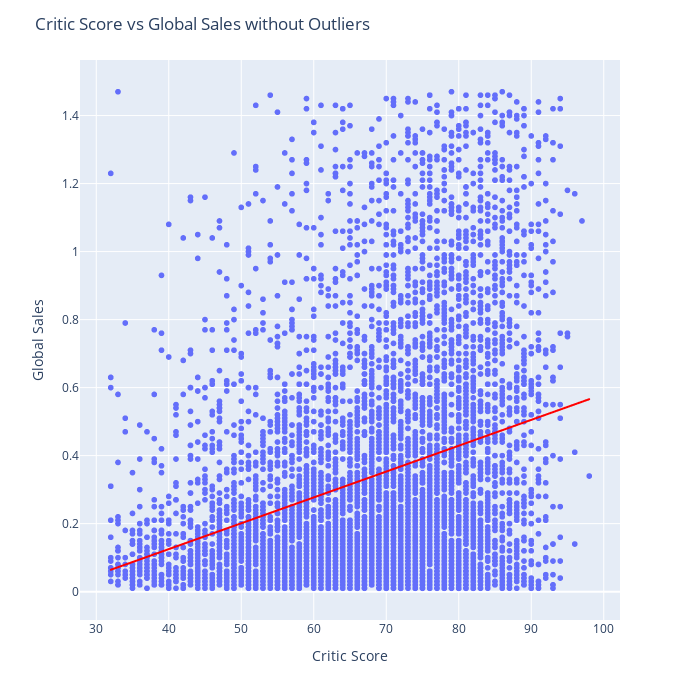

Here is the notebook cell this chart was saved with:
### Markdown cell above
Relatinoship between Global Sales and Critic Score

### Code cell
# Function for removing outlier
def remove_outliers(df, column):
    Q1 = df[column].quantile(0.25)
    Q3 = df[column].quantile(0.75)
    IQR = Q3 - Q1
    lower_bound = Q1 - 1.5 * IQR
    upper_bound = Q3 + 1.5 * IQR
    return df[(df[column] >= lower_bound) & (df[column] <= upper_bound)]

# Remove outliers 
filtered_df = remove_outliers(df, 'Critic_Score')
filtered_df = remove_outliers(filtered_df, 'Global_Sales')

# Create Scatter plot
fig = px.scatter(
    data_frame=filtered_df,
    x='Critic_Score',
    y='Global_Sales',
    trendline='ols', 
    width=700,
    height=700
)

# Update Layout
fig.update_layout(
    title='Critic Score vs Global Sales without Outliers',
    xaxis_title='Critic Score',
    yaxis_title='Global Sales',
)

# Update color of the ols trendline
fig.update_traces(name='trendline', line=dict(color='red'))

fig.show()

### Figure 1 — Plotly figure (JSON) as saved in the notebook; plotly's stock layout.template omitted (floating-point values rounded to 4 significant figures; data arrays with more than 128 entries replaced by an {"elided": "..."} marker saying what was removed)
{"data": [{"hovertemplate": "Critic_Score=%{x}<br>Global_Sales=%{y}<extra></extra>", "legendgroup": "", "line": {"color": "red"}, "marker": {"color": "#636efa", "symbol": "circle"}, "mode": "markers", "name": "trendline", "showlegend": false, "type": "scattergl", "x": {"elided": "7169 int values"}, "xaxis": "x", "y": {"elided": "7169 float values"}, "yaxis": "y"}, {"hovertemplate": "<b>OLS trendline</b><br>Global_Sales = 0.00760092 * Critic_Score + -0.178965<br>R<sup>2</sup>=0.085284<br><br>Critic_Score=%{x}<br>Global_Sales=%{y} <b>(trend)</b><extra></extra>", "legendgroup": "", "line": {"color": "red"}, "marker": {"color": "#636efa", "symbol": "circle"}, "mode": "lines", "name": "trendline", "showlegend": false, "type": "scattergl", "x": {"elided": "7169 int values"}, "xaxis": "x", "y": {"elided": "7169 float values"}, "yaxis": "y"}], "layout": {"height": 700, "legend": {"tracegroupgap": 0}, "margin": {"t": 60}, "title": {"text": "Critic Score vs Global Sales without Outliers"}, "width": 700, "xaxis": {"anchor": "y", "domain": [0, 1], "title": {"text": "Critic Score"}}, "yaxis": {"anchor": "x", "domain": [0, 1], "title": {"text": "Global Sales"}}}}
